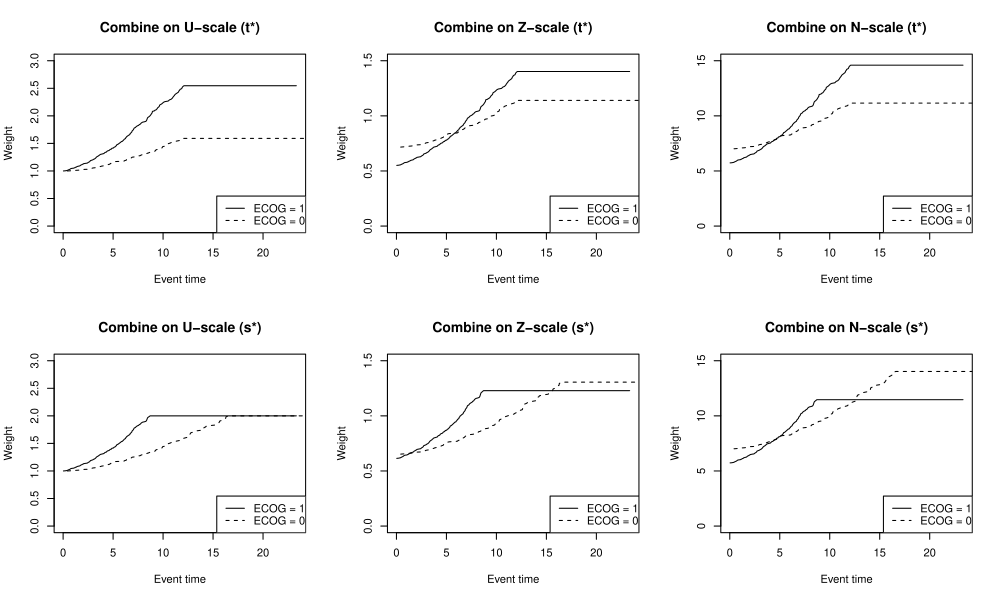

The script that drew this image:
library(tidyverse)
library(survival)
library(ggpubr)
library(survminer)
library(nphRCT)
##############################################
#OAK TRIAL
## this data can be found at https://doi.org/10.1038/s41591-018-0134-3  
data_oak <- readxl::read_excel("41591_2018_134_MOESM3_ESM.xlsx",sheet = 3) %>% 
  select(PtID, ECOGGR, OS, OS.CNSR, TRT01P) %>%
  mutate(OS.EVENT = -1 * (OS.CNSR - 1),
         ARM = ifelse(TRT01P == "MPDL3280A","Atezolizumab","Docetaxel"))

data_oak_1 <- data_oak %>% filter(ECOGGR == 1)
data_oak_0 <- data_oak %>% filter(ECOGGR == 0)

head(data_oak)

at_risk_1 <- nphRCT::find_at_risk(Surv(OS, OS.EVENT) ~ TRT01P,
                                data = data_oak_1,
                                include_cens = FALSE)


at_risk_0 <- nphRCT::find_at_risk(Surv(OS, OS.EVENT) ~ TRT01P,
                                  data = data_oak_0,
                                  include_cens = FALSE)

w_t_1 <- nphRCT::find_weights(Surv(OS, OS.EVENT) ~ TRT01P,
                               data = data_oak_1,
                               method = "mw",
                               t_star = 12)

w_t_0 <- nphRCT::find_weights(Surv(OS, OS.EVENT) ~ TRT01P,
                                 data = data_oak_0,
                                 method = "mw",
                                 t_star = 12)


w_s_1 <- nphRCT::find_weights(Surv(OS, OS.EVENT) ~ TRT01P,
                              data = data_oak_1,
                              method = "mw",
                              s_star = 0.5)

w_s_0 <- nphRCT::find_weights(Surv(OS, OS.EVENT) ~ TRT01P,
                              data = data_oak_0,
                              method = "mw",
                              s_star = 0.5)




####################################
## find V and V_W and update weights
v_1 <- nphRCT::wlrt(Surv(OS, OS.EVENT) ~ TRT01P,
                      data = data_oak_1,
                      method = "mw",
                      t_star = 0)$v_u

v_0 <- nphRCT::wlrt(Surv(OS, OS.EVENT) ~ TRT01P,
                      data = data_oak_0,
                      method = "mw",
                      t_star = 0)$v_u


v_t_1 <- nphRCT::wlrt(Surv(OS, OS.EVENT) ~ TRT01P,
                      data = data_oak_1,
                      method = "mw",
                      t_star = 12)$v_u

v_t_0 <- nphRCT::wlrt(Surv(OS, OS.EVENT) ~ TRT01P,
                      data = data_oak_0,
                      method = "mw",
                      t_star = 12)$v_u

v_s_1 <- nphRCT::wlrt(Surv(OS, OS.EVENT) ~ TRT01P,
                      data = data_oak_1,
                      method = "mw",
                      s_star = 0.5)$v_u

v_s_0 <- nphRCT::wlrt(Surv(OS, OS.EVENT) ~ TRT01P,
                      data = data_oak_0,
                      method = "mw",
                      s_star = 0.5)$v_u



###################################
## plot U,Z,N weights (t_star)
par(mfrow = c(2,3))
plot(at_risk_1$t_j, w_t_1, ylim = c(0,3),
     xlab = "Event time",
     ylab = "Weight",
     main = "Combine on U-scale (t*)", type = "l")


points(at_risk_0$t_j, w_t_0, type = "l", lty = 2)
legend("bottomright",  c("ECOG = 1", "ECOG = 0"), lty = c(1,2))

plot(at_risk_1$t_j, w_t_1 * sqrt(v_1 / v_t_1), ylim = c(0,1.5),
     xlab = "Event time",
     ylab = "Weight",
     main = "Combine on Z-scale (t*)", type = "l")
points(at_risk_0$t_j, w_t_0 * sqrt(v_0 / v_t_0), type = "l", lty = 2)
legend("bottomright",  c("ECOG = 1", "ECOG = 0"), lty = c(1,2))

plot(at_risk_1$t_j, w_t_1 * (535 / v_1), ylim = c(0,15),
     xlab = "Event time",
     ylab = "Weight",
     main = "Combine on N-scale (t*)", type = "l")
points(at_risk_0$t_j, w_t_0 * (315 / v_0) , type = "l", lty = 2)
legend("bottomright",  c("ECOG = 1", "ECOG = 0"), lty = c(1,2))


###################################
## plot U,Z,N weights (s_star)
plot(at_risk_1$t_j, w_s_1, ylim = c(0,3),
     xlab = "Event time",
     ylab = "Weight",
     main = "Combine on U-scale (s*)", type = "l")


points(at_risk_0$t_j, w_s_0, type = "l", lty = 2)
legend("bottomright",  c("ECOG = 1", "ECOG = 0"), lty = c(1,2))

plot(at_risk_1$t_j, w_s_1 * sqrt(v_1 / v_s_1), ylim = c(0,1.5),
     xlab = "Event time",
     ylab = "Weight",
     main = "Combine on Z-scale (s*)", type = "l")
points(at_risk_0$t_j, w_s_0 * sqrt(v_0 / v_s_0), type = "l", lty = 2)
legend("bottomright",  c("ECOG = 1", "ECOG = 0"), lty = c(1,2))

plot(at_risk_1$t_j, w_s_1 * (535 / v_1), ylim = c(0,15),
     xlab = "Event time",
     ylab = "Weight",
     main = "Combine on N-scale (s*)", type = "l")
points(at_risk_0$t_j, w_s_0 * (315 / v_0) , type = "l", lty = 2)
legend("bottomright",  c("ECOG = 1", "ECOG = 0"), lty = c(1,2))
